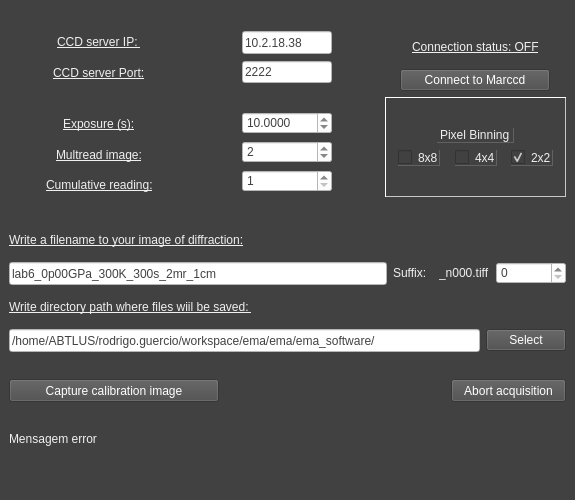
<?xml version="1.0" encoding="UTF-8"?>
<ui version="4.0">
 <class>Ui_MainWindow_marccd</class>
 <widget class="QMainWindow" name="Ui_MainWindow_marccd">
  <property name="geometry">
   <rect>
    <x>0</x>
    <y>0</y>
    <width>575</width>
    <height>500</height>
   </rect>
  </property>
  <property name="minimumSize">
   <size>
    <width>575</width>
    <height>500</height>
   </size>
  </property>
  <property name="maximumSize">
   <size>
    <width>575</width>
    <height>500</height>
   </size>
  </property>
  <property name="windowTitle">
   <string>X-Ray detector communication</string>
  </property>
  <property name="styleSheet">
   <string notr="true">background-color: rgb(65, 65, 65);</string>
  </property>
  <widget class="QWidget" name="centralwidget">
   <layout class="QGridLayout" name="gridLayout">
    <item row="0" column="0" colspan="3">
     <widget class="PyDMDrawingLine" name="PyDMDrawingLine_9">
      <property name="minimumSize">
       <size>
        <width>0</width>
        <height>15</height>
       </size>
      </property>
      <property name="maximumSize">
       <size>
        <width>16777215</width>
        <height>15</height>
       </size>
      </property>
      <property name="toolTip">
       <string/>
      </property>
      <property name="whatsThis">
       <string>
    A widget with a line drawn in it.
    This class inherits from PyDMDrawing.

    Parameters
    ----------
    parent : QWidget
        The parent widget for the Label
    init_channel : str, optional
        The channel to be used by the widget.
    </string>
      </property>
      <property name="brush" stdset="0">
       <brush brushstyle="SolidPattern">
        <color alpha="255">
         <red>0</red>
         <green>240</green>
         <blue>240</blue>
        </color>
       </brush>
      </property>
     </widget>
    </item>
    <item row="1" column="0" rowspan="2">
     <layout class="QVBoxLayout" name="verticalLayout_2">
      <item alignment="Qt::AlignHCenter">
       <widget class="PyDMLabel" name="PyDMLabel">
        <property name="font">
         <font>
          <underline>true</underline>
         </font>
        </property>
        <property name="toolTip">
         <string/>
        </property>
        <property name="whatsThis">
         <string/>
        </property>
        <property name="styleSheet">
         <string notr="true">color: rgb(240, 240, 240);</string>
        </property>
        <property name="text">
         <string>CCD server IP: </string>
        </property>
       </widget>
      </item>
      <item alignment="Qt::AlignHCenter">
       <widget class="QLabel" name="PyDMLabel_IP">
        <property name="font">
         <font>
          <underline>true</underline>
         </font>
        </property>
        <property name="styleSheet">
         <string notr="true">color: rgb(240, 240, 240);</string>
        </property>
        <property name="text">
         <string>CCD server Port:</string>
        </property>
       </widget>
      </item>
      <item alignment="Qt::AlignHCenter">
       <widget class="PyDMDrawingLine" name="PyDMDrawingLine_11">
        <property name="minimumSize">
         <size>
          <width>15</width>
          <height>15</height>
         </size>
        </property>
        <property name="maximumSize">
         <size>
          <width>15</width>
          <height>15</height>
         </size>
        </property>
        <property name="toolTip">
         <string/>
        </property>
        <property name="whatsThis">
         <string>
    A widget with a line drawn in it.
    This class inherits from PyDMDrawing.

    Parameters
    ----------
    parent : QWidget
        The parent widget for the Label
    init_channel : str, optional
        The channel to be used by the widget.
    </string>
        </property>
        <property name="brush" stdset="0">
         <brush brushstyle="SolidPattern">
          <color alpha="255">
           <red>0</red>
           <green>240</green>
           <blue>240</blue>
          </color>
         </brush>
        </property>
       </widget>
      </item>
      <item alignment="Qt::AlignHCenter">
       <widget class="PyDMLabel" name="PyDMLabel_exposureOne">
        <property name="font">
         <font>
          <underline>true</underline>
         </font>
        </property>
        <property name="toolTip">
         <string/>
        </property>
        <property name="whatsThis">
         <string/>
        </property>
        <property name="styleSheet">
         <string notr="true">color: rgb(240, 240, 240);</string>
        </property>
        <property name="text">
         <string>Exposure (s):</string>
        </property>
       </widget>
      </item>
      <item alignment="Qt::AlignHCenter">
       <widget class="PyDMLabel" name="PyDMLabel_count">
        <property name="font">
         <font>
          <underline>true</underline>
         </font>
        </property>
        <property name="toolTip">
         <string/>
        </property>
        <property name="whatsThis">
         <string/>
        </property>
        <property name="styleSheet">
         <string notr="true">color: rgb(240, 240, 240);</string>
        </property>
        <property name="text">
         <string>Multread image:</string>
        </property>
       </widget>
      </item>
      <item alignment="Qt::AlignHCenter">
       <widget class="QLabel" name="label_cumulative">
        <property name="font">
         <font>
          <weight>50</weight>
          <bold>false</bold>
          <underline>true</underline>
         </font>
        </property>
        <property name="styleSheet">
         <string notr="true">color: rgb(240, 240, 240);</string>
        </property>
        <property name="text">
         <string>Cumulative reading:</string>
        </property>
       </widget>
      </item>
     </layout>
    </item>
    <item row="1" column="1" rowspan="2">
     <layout class="QVBoxLayout" name="verticalLayout">
      <item alignment="Qt::AlignHCenter">
       <widget class="QLineEdit" name="lineEdit_IP">
        <property name="minimumSize">
         <size>
          <width>90</width>
          <height>23</height>
         </size>
        </property>
        <property name="maximumSize">
         <size>
          <width>90</width>
          <height>23</height>
         </size>
        </property>
        <property name="styleSheet">
         <string notr="true">background-color: rgb(255, 255, 255);
color: rgb(65, 65, 65);</string>
        </property>
        <property name="text">
         <string>10.2.18.38</string>
        </property>
       </widget>
      </item>
      <item alignment="Qt::AlignHCenter">
       <widget class="QLineEdit" name="lineEdit_Port">
        <property name="minimumSize">
         <size>
          <width>90</width>
          <height>0</height>
         </size>
        </property>
        <property name="maximumSize">
         <size>
          <width>90</width>
          <height>16777215</height>
         </size>
        </property>
        <property name="styleSheet">
         <string notr="true">background-color: rgb(255, 255, 255);
color: rgb(65, 65, 65);</string>
        </property>
        <property name="text">
         <string>2222</string>
        </property>
       </widget>
      </item>
      <item alignment="Qt::AlignHCenter">
       <widget class="PyDMDrawingLine" name="PyDMDrawingLine_10">
        <property name="minimumSize">
         <size>
          <width>15</width>
          <height>15</height>
         </size>
        </property>
        <property name="maximumSize">
         <size>
          <width>15</width>
          <height>15</height>
         </size>
        </property>
        <property name="toolTip">
         <string/>
        </property>
        <property name="whatsThis">
         <string>
    A widget with a line drawn in it.
    This class inherits from PyDMDrawing.

    Parameters
    ----------
    parent : QWidget
        The parent widget for the Label
    init_channel : str, optional
        The channel to be used by the widget.
    </string>
        </property>
        <property name="brush" stdset="0">
         <brush brushstyle="SolidPattern">
          <color alpha="255">
           <red>0</red>
           <green>240</green>
           <blue>240</blue>
          </color>
         </brush>
        </property>
       </widget>
      </item>
      <item alignment="Qt::AlignHCenter">
       <widget class="QDoubleSpinBox" name="lineEdit_Exposureone">
        <property name="minimumSize">
         <size>
          <width>90</width>
          <height>0</height>
         </size>
        </property>
        <property name="maximumSize">
         <size>
          <width>90</width>
          <height>16777215</height>
         </size>
        </property>
        <property name="styleSheet">
         <string notr="true">background-color: rgb(255, 255, 255);
color: rgb(65, 65, 65);</string>
        </property>
        <property name="decimals">
         <number>4</number>
        </property>
        <property name="minimum">
         <double>0.000100000000000</double>
        </property>
        <property name="maximum">
         <double>100000.000000000000000</double>
        </property>
        <property name="value">
         <double>10.000000000000000</double>
        </property>
       </widget>
      </item>
      <item alignment="Qt::AlignHCenter">
       <widget class="QSpinBox" name="lineEdit_count">
        <property name="minimumSize">
         <size>
          <width>90</width>
          <height>0</height>
         </size>
        </property>
        <property name="maximumSize">
         <size>
          <width>90</width>
          <height>16777215</height>
         </size>
        </property>
        <property name="styleSheet">
         <string notr="true">background-color: rgb(255, 255, 255);
color: rgb(65, 65, 65);</string>
        </property>
        <property name="minimum">
         <number>1</number>
        </property>
        <property name="value">
         <number>2</number>
        </property>
       </widget>
      </item>
      <item alignment="Qt::AlignHCenter">
       <widget class="QSpinBox" name="spinBox_cumulative">
        <property name="minimumSize">
         <size>
          <width>90</width>
          <height>0</height>
         </size>
        </property>
        <property name="maximumSize">
         <size>
          <width>90</width>
          <height>16777215</height>
         </size>
        </property>
        <property name="styleSheet">
         <string notr="true">background-color: rgb(255, 255, 255);
color: rgb(65, 65, 65);</string>
        </property>
        <property name="minimum">
         <number>1</number>
        </property>
        <property name="maximum">
         <number>256</number>
        </property>
       </widget>
      </item>
     </layout>
    </item>
    <item row="1" column="2">
     <layout class="QGridLayout" name="gridLayout_12">
      <item row="0" column="0" alignment="Qt::AlignHCenter">
       <widget class="PyDMLabel" name="PyDMLabel_connectstatus">
        <property name="font">
         <font>
          <underline>true</underline>
         </font>
        </property>
        <property name="toolTip">
         <string/>
        </property>
        <property name="whatsThis">
         <string/>
        </property>
        <property name="styleSheet">
         <string notr="true">color: rgb(240, 240, 240);</string>
        </property>
        <property name="text">
         <string>Connection status: OFF</string>
        </property>
       </widget>
      </item>
      <item row="1" column="0" alignment="Qt::AlignHCenter">
       <widget class="PyDMPushButton" name="PyDMPushButton_connect">
        <property name="minimumSize">
         <size>
          <width>150</width>
          <height>0</height>
         </size>
        </property>
        <property name="maximumSize">
         <size>
          <width>150</width>
          <height>16777215</height>
         </size>
        </property>
        <property name="toolTip">
         <string/>
        </property>
        <property name="whatsThis">
         <string>
    Basic PushButton to send a fixed value.

    The PyDMPushButton is meant to hold a specific value, and send that value
    to a channel when it is clicked, much like the MessageButton does in EDM.
    The PyDMPushButton works in two different modes of operation, first, a
    fixed value can be given to the :attr:`.pressValue` attribute, whenever the
    button is clicked a signal containing this value will be sent to the
    connected channel. This is the default behavior of the button. However, if
    the :attr:`.relativeChange` is set to True, the fixed value will be added
    to the current value of the channel. This means that the button will
    increment a channel by a fixed amount with every click, a consistent
    relative move

    Parameters
    ----------
    parent : QObject, optional
        Parent of PyDMPushButton

    label : str, optional
        String to place on button

    icon : QIcon, optional
        An Icon to display on the PyDMPushButton

    pressValue : int, float, str
        Value to be sent when the button is clicked

    relative : bool, optional
        Choice to have the button perform a relative put, instead of always
        setting to an absolute value

    init_channel : str, optional
        ID of channel to manipulate

    </string>
        </property>
        <property name="styleSheet">
         <string notr="true">
background-color: rgb(75, 75, 75);
color: rgb(255, 255, 255);</string>
        </property>
        <property name="text">
         <string>Connect to Marccd</string>
        </property>
       </widget>
      </item>
     </layout>
    </item>
    <item row="2" column="2">
     <widget class="QWidget" name="binning" native="true">
      <property name="minimumSize">
       <size>
        <width>173</width>
        <height>58</height>
       </size>
      </property>
      <property name="maximumSize">
       <size>
        <width>1000</width>
        <height>100</height>
       </size>
      </property>
      <property name="styleSheet">
       <string notr="true">border-color: rgb(200, 200, 200);
border-width : 0.8px;
border-style:outset;</string>
      </property>
      <layout class="QGridLayout" name="gridLayout_3">
       <item row="1" column="0">
        <layout class="QGridLayout" name="gridLayout_8">
         <item row="1" column="0" alignment="Qt::AlignHCenter|Qt::AlignTop">
          <widget class="PyDMCheckbox" name="PyDMCheckbox_512">
           <property name="toolTip">
            <string/>
           </property>
           <property name="whatsThis">
            <string>
    A QCheckbox with support for Channels and more from PyDM

    Parameters
    ----------
    parent : QWidget
        The parent widget for the Label
    init_channel : str, optional
        The channel to be used by the widget.

    </string>
           </property>
           <property name="styleSheet">
            <string notr="true">color: rgb(240, 240, 240);
border-color: rgb(65, 65, 65);
border-width : 1.0px;
border-style:inset;</string>
           </property>
           <property name="text">
            <string>8x8</string>
           </property>
          </widget>
         </item>
         <item row="1" column="1" alignment="Qt::AlignHCenter|Qt::AlignTop">
          <widget class="PyDMCheckbox" name="PyDMCheckbox_1024">
           <property name="toolTip">
            <string/>
           </property>
           <property name="whatsThis">
            <string>
    A QCheckbox with support for Channels and more from PyDM

    Parameters
    ----------
    parent : QWidget
        The parent widget for the Label
    init_channel : str, optional
        The channel to be used by the widget.

    </string>
           </property>
           <property name="styleSheet">
            <string notr="true">color: rgb(240, 240, 240);
border-color: rgb(65, 65, 65);
border-width : 1.0px;
border-style:inset;</string>
           </property>
           <property name="text">
            <string>4x4</string>
           </property>
          </widget>
         </item>
         <item row="1" column="2" alignment="Qt::AlignHCenter|Qt::AlignTop">
          <widget class="PyDMCheckbox" name="PyDMCheckbox_2">
           <property name="toolTip">
            <string/>
           </property>
           <property name="whatsThis">
            <string>
    A QCheckbox with support for Channels and more from PyDM

    Parameters
    ----------
    parent : QWidget
        The parent widget for the Label
    init_channel : str, optional
        The channel to be used by the widget.

    </string>
           </property>
           <property name="autoFillBackground">
            <bool>false</bool>
           </property>
           <property name="styleSheet">
            <string notr="true">color: rgb(240, 240, 240);
border-color: rgb(65, 65, 65);
border-width : 1.0px;
border-style:inset;

</string>
           </property>
           <property name="text">
            <string>2x2</string>
           </property>
           <property name="checked">
            <bool>true</bool>
           </property>
          </widget>
         </item>
         <item row="0" column="0" colspan="3" alignment="Qt::AlignHCenter|Qt::AlignBottom">
          <widget class="PyDMLabel" name="PyDMLabel_size">
           <property name="toolTip">
            <string/>
           </property>
           <property name="whatsThis">
            <string/>
           </property>
           <property name="styleSheet">
            <string notr="true">color: rgb(240, 240, 240);
border-color: rgb(65, 65, 65);
border-width : 1.0px;
border-style:inset;</string>
           </property>
           <property name="text">
            <string>Pixel Binning</string>
           </property>
          </widget>
         </item>
        </layout>
       </item>
       <item row="2" column="0">
        <spacer name="verticalSpacer_3">
         <property name="orientation">
          <enum>Qt::Vertical</enum>
         </property>
         <property name="sizeHint" stdset="0">
          <size>
           <width>20</width>
           <height>40</height>
          </size>
         </property>
        </spacer>
       </item>
       <item row="0" column="0">
        <spacer name="verticalSpacer_2">
         <property name="orientation">
          <enum>Qt::Vertical</enum>
         </property>
         <property name="sizeHint" stdset="0">
          <size>
           <width>20</width>
           <height>40</height>
          </size>
         </property>
        </spacer>
       </item>
      </layout>
     </widget>
    </item>
    <item row="3" column="0" colspan="3">
     <widget class="PyDMDrawingLine" name="PyDMDrawingLine_8">
      <property name="minimumSize">
       <size>
        <width>0</width>
        <height>15</height>
       </size>
      </property>
      <property name="maximumSize">
       <size>
        <width>16777215</width>
        <height>15</height>
       </size>
      </property>
      <property name="toolTip">
       <string/>
      </property>
      <property name="whatsThis">
       <string>
    A widget with a line drawn in it.
    This class inherits from PyDMDrawing.

    Parameters
    ----------
    parent : QWidget
        The parent widget for the Label
    init_channel : str, optional
        The channel to be used by the widget.
    </string>
      </property>
      <property name="brush" stdset="0">
       <brush brushstyle="SolidPattern">
        <color alpha="255">
         <red>0</red>
         <green>240</green>
         <blue>240</blue>
        </color>
       </brush>
      </property>
     </widget>
    </item>
    <item row="6" column="0" colspan="3">
     <widget class="PyDMDrawingLine" name="PyDMDrawingLine_5">
      <property name="minimumSize">
       <size>
        <width>0</width>
        <height>15</height>
       </size>
      </property>
      <property name="maximumSize">
       <size>
        <width>16777215</width>
        <height>15</height>
       </size>
      </property>
      <property name="toolTip">
       <string/>
      </property>
      <property name="whatsThis">
       <string>
    A widget with a line drawn in it.
    This class inherits from PyDMDrawing.

    Parameters
    ----------
    parent : QWidget
        The parent widget for the Label
    init_channel : str, optional
        The channel to be used by the widget.
    </string>
      </property>
      <property name="brush" stdset="0">
       <brush brushstyle="SolidPattern">
        <color alpha="255">
         <red>0</red>
         <green>240</green>
         <blue>240</blue>
        </color>
       </brush>
      </property>
     </widget>
    </item>
    <item row="7" column="0" colspan="3">
     <layout class="QHBoxLayout" name="horizontalLayout">
      <item>
       <widget class="PyDMPushButton" name="PyDMPushButton_imagesequence">
        <property name="minimumSize">
         <size>
          <width>210</width>
          <height>23</height>
         </size>
        </property>
        <property name="maximumSize">
         <size>
          <width>210</width>
          <height>23</height>
         </size>
        </property>
        <property name="toolTip">
         <string/>
        </property>
        <property name="whatsThis">
         <string>
    Basic PushButton to send a fixed value.

    The PyDMPushButton is meant to hold a specific value, and send that value
    to a channel when it is clicked, much like the MessageButton does in EDM.
    The PyDMPushButton works in two different modes of operation, first, a
    fixed value can be given to the :attr:`.pressValue` attribute, whenever the
    button is clicked a signal containing this value will be sent to the
    connected channel. This is the default behavior of the button. However, if
    the :attr:`.relativeChange` is set to True, the fixed value will be added
    to the current value of the channel. This means that the button will
    increment a channel by a fixed amount with every click, a consistent
    relative move

    Parameters
    ----------
    parent : QObject, optional
        Parent of PyDMPushButton

    label : str, optional
        String to place on button

    icon : QIcon, optional
        An Icon to display on the PyDMPushButton

    pressValue : int, float, str
        Value to be sent when the button is clicked

    relative : bool, optional
        Choice to have the button perform a relative put, instead of always
        setting to an absolute value

    init_channel : str, optional
        ID of channel to manipulate

    </string>
        </property>
        <property name="styleSheet">
         <string notr="true">color: rgb(255, 255, 255);
background-color: rgb(75, 75, 75);</string>
        </property>
        <property name="text">
         <string>Capture calibration image</string>
        </property>
       </widget>
      </item>
      <item>
       <spacer name="horizontalSpacer">
        <property name="orientation">
         <enum>Qt::Horizontal</enum>
        </property>
        <property name="sizeHint" stdset="0">
         <size>
          <width>318</width>
          <height>20</height>
         </size>
        </property>
       </spacer>
      </item>
      <item>
       <widget class="PyDMPushButton" name="PyDMPushButton_abort">
        <property name="minimumSize">
         <size>
          <width>115</width>
          <height>23</height>
         </size>
        </property>
        <property name="maximumSize">
         <size>
          <width>115</width>
          <height>23</height>
         </size>
        </property>
        <property name="toolTip">
         <string/>
        </property>
        <property name="whatsThis">
         <string>
    Basic PushButton to send a fixed value.

    The PyDMPushButton is meant to hold a specific value, and send that value
    to a channel when it is clicked, much like the MessageButton does in EDM.
    The PyDMPushButton works in two different modes of operation, first, a
    fixed value can be given to the :attr:`.pressValue` attribute, whenever the
    button is clicked a signal containing this value will be sent to the
    connected channel. This is the default behavior of the button. However, if
    the :attr:`.relativeChange` is set to True, the fixed value will be added
    to the current value of the channel. This means that the button will
    increment a channel by a fixed amount with every click, a consistent
    relative move

    Parameters
    ----------
    parent : QObject, optional
        Parent of PyDMPushButton

    label : str, optional
        String to place on button

    icon : QIcon, optional
        An Icon to display on the PyDMPushButton

    pressValue : int, float, str
        Value to be sent when the button is clicked

    relative : bool, optional
        Choice to have the button perform a relative put, instead of always
        setting to an absolute value

    init_channel : str, optional
        ID of channel to manipulate

    </string>
        </property>
        <property name="styleSheet">
         <string notr="true">color: rgb(255, 255, 255);
background-color: rgb(75, 75, 75);</string>
        </property>
        <property name="text">
         <string>Abort acquisition</string>
        </property>
       </widget>
      </item>
     </layout>
    </item>
    <item row="4" column="0" colspan="3">
     <layout class="QGridLayout" name="gridLayout_9">
      <item row="0" column="0">
       <widget class="PyDMLabel" name="PyDMLabel_Filename">
        <property name="font">
         <font>
          <underline>true</underline>
         </font>
        </property>
        <property name="toolTip">
         <string/>
        </property>
        <property name="whatsThis">
         <string/>
        </property>
        <property name="styleSheet">
         <string notr="true">color: rgb(240, 240, 240);</string>
        </property>
        <property name="text">
         <string>Write a filename to your image of diffraction:</string>
        </property>
       </widget>
      </item>
      <item row="1" column="0">
       <layout class="QHBoxLayout" name="horizontalLayout_2">
        <item>
         <widget class="QLineEdit" name="lineEdit_filename">
          <property name="minimumSize">
           <size>
            <width>100</width>
            <height>23</height>
           </size>
          </property>
          <property name="maximumSize">
           <size>
            <width>400</width>
            <height>23</height>
           </size>
          </property>
          <property name="styleSheet">
           <string notr="true">background-color: rgb(255, 255, 255);
color: rgb(65, 65, 65);</string>
          </property>
          <property name="text">
           <string>lab6_0p00GPa_300K_300s_2mr_1cm</string>
          </property>
         </widget>
        </item>
        <item>
         <layout class="QGridLayout" name="gridLayout_4">
          <item row="0" column="0" alignment="Qt::AlignRight">
           <widget class="QLabel" name="label">
            <property name="minimumSize">
             <size>
              <width>40</width>
              <height>16</height>
             </size>
            </property>
            <property name="maximumSize">
             <size>
              <width>40</width>
              <height>16</height>
             </size>
            </property>
            <property name="styleSheet">
             <string notr="true">color: rgb(240, 240, 240);</string>
            </property>
            <property name="text">
             <string>Suffix:</string>
            </property>
           </widget>
          </item>
          <item row="0" column="3" alignment="Qt::AlignLeft">
           <widget class="QSpinBox" name="spinBox_filename">
            <property name="minimumSize">
             <size>
              <width>70</width>
              <height>0</height>
             </size>
            </property>
            <property name="maximumSize">
             <size>
              <width>70</width>
              <height>16777215</height>
             </size>
            </property>
            <property name="styleSheet">
             <string notr="true">background-color: rgb(255, 255, 255);
color: rgb(65, 65, 65);</string>
            </property>
            <property name="maximum">
             <number>999</number>
            </property>
           </widget>
          </item>
          <item row="0" column="1" colspan="2" alignment="Qt::AlignHCenter">
           <widget class="QLabel" name="sufix">
            <property name="minimumSize">
             <size>
              <width>0</width>
              <height>0</height>
             </size>
            </property>
            <property name="maximumSize">
             <size>
              <width>400</width>
              <height>16777215</height>
             </size>
            </property>
            <property name="styleSheet">
             <string notr="true">color: rgb(240, 240, 240);</string>
            </property>
            <property name="text">
             <string>_n000.tiff</string>
            </property>
           </widget>
          </item>
         </layout>
        </item>
       </layout>
      </item>
     </layout>
    </item>
    <item row="5" column="0" colspan="3">
     <layout class="QGridLayout" name="gridLayout_7">
      <item row="1" column="0">
       <widget class="QLineEdit" name="lineEdit_path">
        <property name="minimumSize">
         <size>
          <width>0</width>
          <height>23</height>
         </size>
        </property>
        <property name="maximumSize">
         <size>
          <width>16777215</width>
          <height>23</height>
         </size>
        </property>
        <property name="styleSheet">
         <string notr="true">background-color: rgb(255, 255, 255);
color: rgb(65, 65, 65);</string>
        </property>
        <property name="text">
         <string>/home/ABTLUS/rodrigo.guercio/workspace/ema/ema/ema_software/</string>
        </property>
       </widget>
      </item>
      <item row="1" column="1">
       <widget class="PyDMPushButton" name="PyDMPushButtonSelect">
        <property name="toolTip">
         <string/>
        </property>
        <property name="whatsThis">
         <string>
    Basic PushButton to send a fixed value.

    The PyDMPushButton is meant to hold a specific value, and send that value
    to a channel when it is clicked, much like the MessageButton does in EDM.
    The PyDMPushButton works in two different modes of operation, first, a
    fixed value can be given to the :attr:`.pressValue` attribute, whenever the
    button is clicked a signal containing this value will be sent to the
    connected channel. This is the default behavior of the button. However, if
    the :attr:`.relativeChange` is set to True, the fixed value will be added
    to the current value of the channel. This means that the button will
    increment a channel by a fixed amount with every click, a consistent
    relative move

    Parameters
    ----------
    parent : QObject, optional
        Parent of PyDMPushButton

    label : str, optional
        String to place on button

    icon : QIcon, optional
        An Icon to display on the PyDMPushButton

    pressValue : int, float, str
        Value to be sent when the button is clicked

    relative : bool, optional
        Choice to have the button perform a relative put, instead of always
        setting to an absolute value

    init_channel : str, optional
        ID of channel to manipulate

    </string>
        </property>
        <property name="styleSheet">
         <string notr="true">color: rgb(255, 255, 255);
background-color: rgb(75, 75, 75);</string>
        </property>
        <property name="text">
         <string>Select</string>
        </property>
       </widget>
      </item>
      <item row="0" column="0" colspan="2">
       <widget class="PyDMLabel" name="PyDMLabel_path">
        <property name="font">
         <font>
          <underline>true</underline>
         </font>
        </property>
        <property name="toolTip">
         <string/>
        </property>
        <property name="whatsThis">
         <string/>
        </property>
        <property name="styleSheet">
         <string notr="true">color: rgb(240, 240, 240);</string>
        </property>
        <property name="text">
         <string>Write directory path where files wiil be saved: </string>
        </property>
       </widget>
      </item>
     </layout>
    </item>
    <item row="8" column="0" colspan="3">
     <widget class="PyDMLabel" name="PyDMLabel_msgerror">
      <property name="minimumSize">
       <size>
        <width>299</width>
        <height>0</height>
       </size>
      </property>
      <property name="maximumSize">
       <size>
        <width>800</width>
        <height>16777215</height>
       </size>
      </property>
      <property name="toolTip">
       <string/>
      </property>
      <property name="whatsThis">
       <string/>
      </property>
      <property name="styleSheet">
       <string notr="true">color: rgb(240, 240, 240);</string>
      </property>
      <property name="text">
       <string>Mensagem error</string>
      </property>
     </widget>
    </item>
   </layout>
  </widget>
  <widget class="QMenuBar" name="menubar">
   <property name="geometry">
    <rect>
     <x>0</x>
     <y>0</y>
     <width>575</width>
     <height>20</height>
    </rect>
   </property>
  </widget>
  <widget class="QStatusBar" name="statusbar"/>
 </widget>
 <customwidgets>
  <customwidget>
   <class>PyDMDrawingLine</class>
   <extends>QWidget</extends>
   <header>pydm.widgets.drawing</header>
  </customwidget>
  <customwidget>
   <class>PyDMLabel</class>
   <extends>QLabel</extends>
   <header>pydm.widgets.label</header>
  </customwidget>
  <customwidget>
   <class>PyDMPushButton</class>
   <extends>QPushButton</extends>
   <header>pydm.widgets.pushbutton</header>
  </customwidget>
  <customwidget>
   <class>PyDMCheckbox</class>
   <extends>QCheckBox</extends>
   <header>pydm.widgets.checkbox</header>
  </customwidget>
 </customwidgets>
 <resources/>
 <connections/>
</ui>
